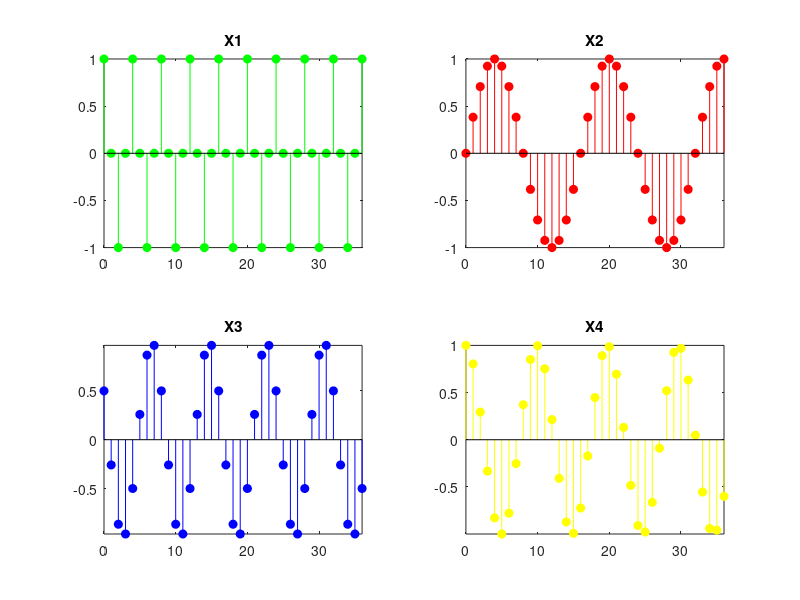
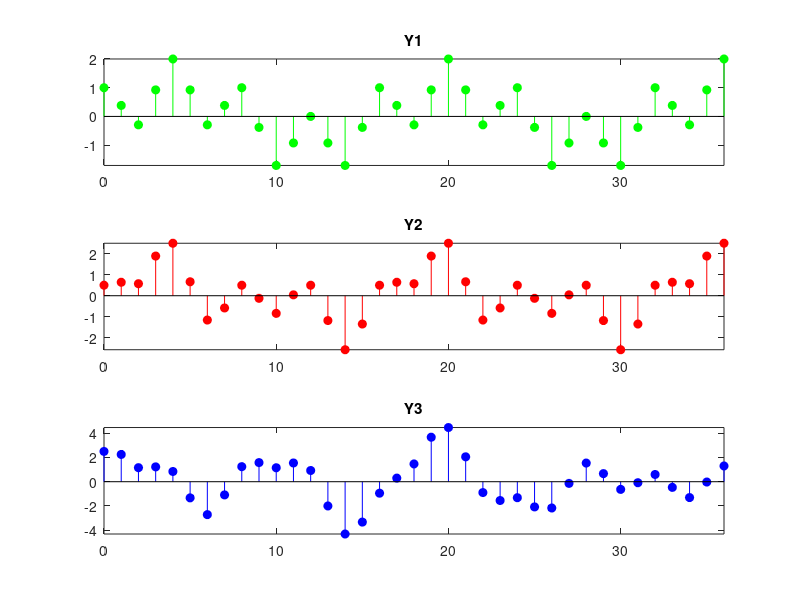

These figures' MATLAB source, in order:
%-------------------------
% Ejercicio 3
%-------------------------

n  = 0:1:36;

x1 = cos((pi*n)/2);
x2 = sin((pi*n)/8);
x3 = cos((pi*n)/4 + pi/3);
x4 = cos((2*n)/pi);

figure('Name', 'Ejercicio 3 - XS');

subplot(2,2,1);
stem(n, x1, 'filled', 'g');
axis tight;
title(" X1 ");

subplot(2,2,2);
stem(n, x2, 'filled', 'r');
axis tight;
title(" X2 ");

subplot(2,2,3);
stem(n, x3, 'filled', 'b');
axis tight;
title(" X3 ");

subplot(2,2,4);
stem(n, x4, 'filled', 'y');
axis tight;
title(" X4 ");


y1 = x1 + x2;
y2 = x1 + x2 - x3;
y3 = x1 + x2 - x3 + 2*x4;

figure('Name', 'Ejercicio 3 - YS');

subplot(3,1,1);
stem(n, y1, 'filled', 'g');
axis tight;
title(" Y1 ");

subplot(3,1,2);
stem(n, y2, 'filled', 'r');
axis tight;
title(" Y2 ");

subplot(3,1,3);
stem(n, y3, 'filled', 'b');
axis tight;
title(" Y3 ");